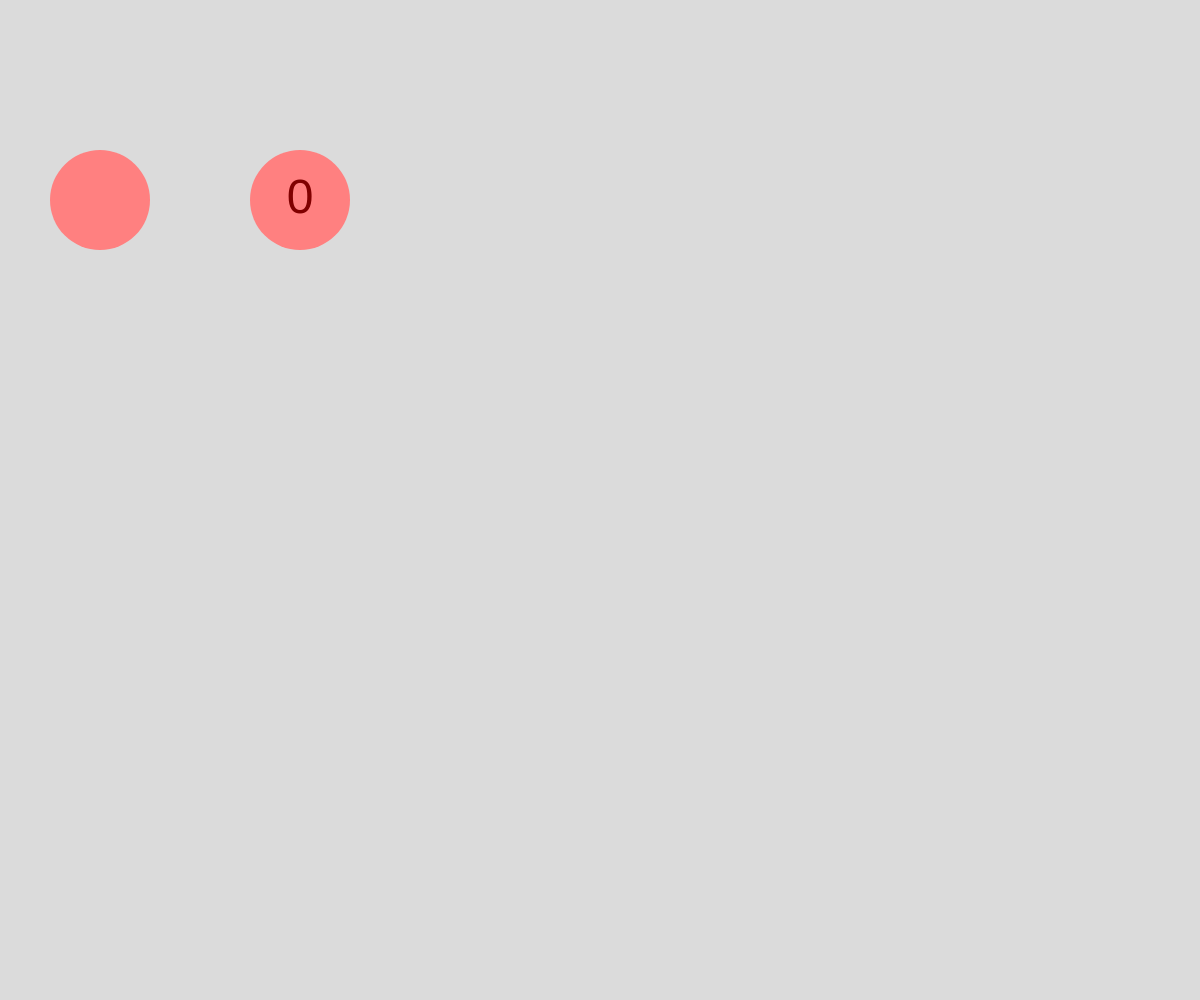
Frame 1 (no input)
Frame 60 (no input): identical to frame 1, image omitted
Frame 120 (the mouse pressed at the canvas centre since frame 60): identical to frame 1, image omitted

The p5.js sketch that drew this single still picture (run headless with seeded random() and noise() and a simulated clock; from frame 60 on, the mouse is pressed at the canvas centre):

// p5.js sketch
// ── sketch.js
// Demonstrtes keyboard variables
function setup(){
  createCanvas(windowWidth, windowHeight);
  colorMode(HSB);
  background(86);
  noStroke();

  // See tutorial 5 for more info on text functions
  textAlign(CENTER, CENTER);
  textSize(48);
}

function draw(){
  // If a key is pressed, make background darker
  if (keyIsPressed){
    background(80);
  } else {
    background(86);
  }
  
  // Use the keyCode to set the hue
  fill(keyCode, 50, 100);
  circle(100, 200, 100);
  circle(300, 200, 100);

  // Draw the 'key' and 'keyCode' variables to the canvas
  // Set the fill so it contrasts with the circle
  fill(360 - keyCode, 100, 50);
  text(key, 100, 200);
  text(keyCode, 300, 200);
}
